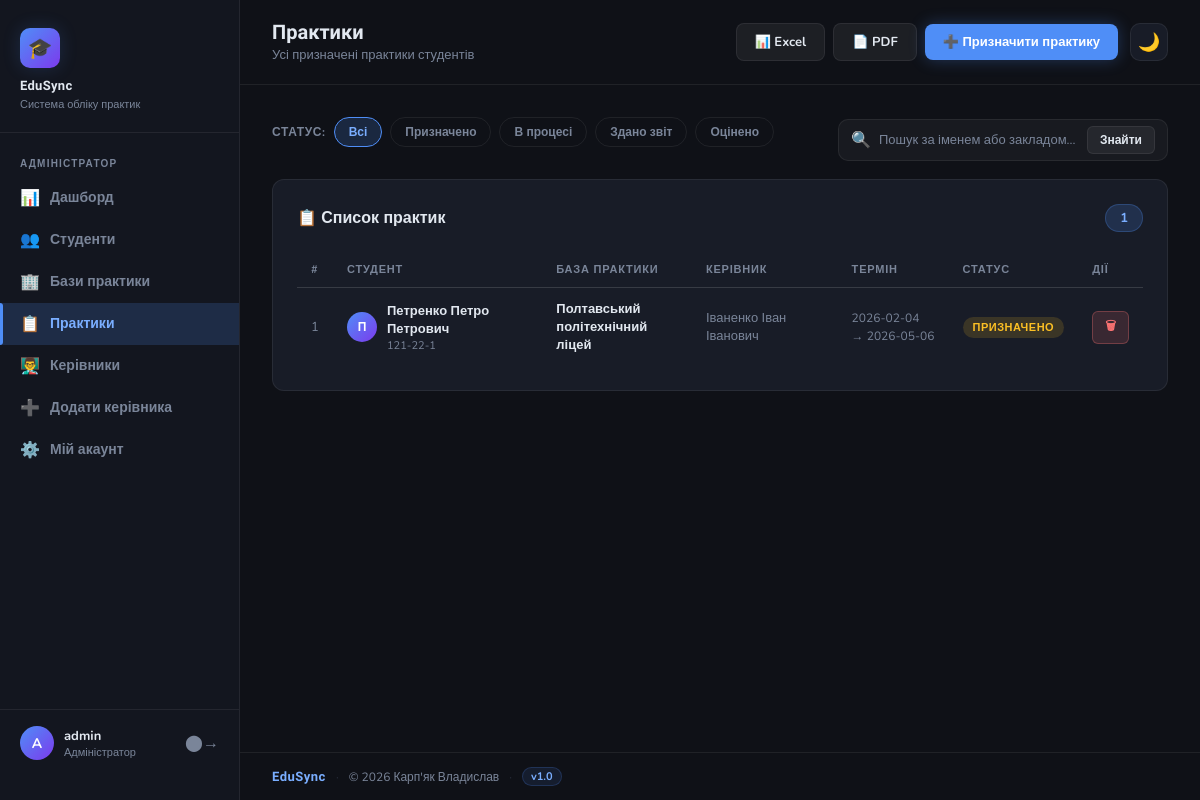
The app's page /admin/practices (signed in), older data.
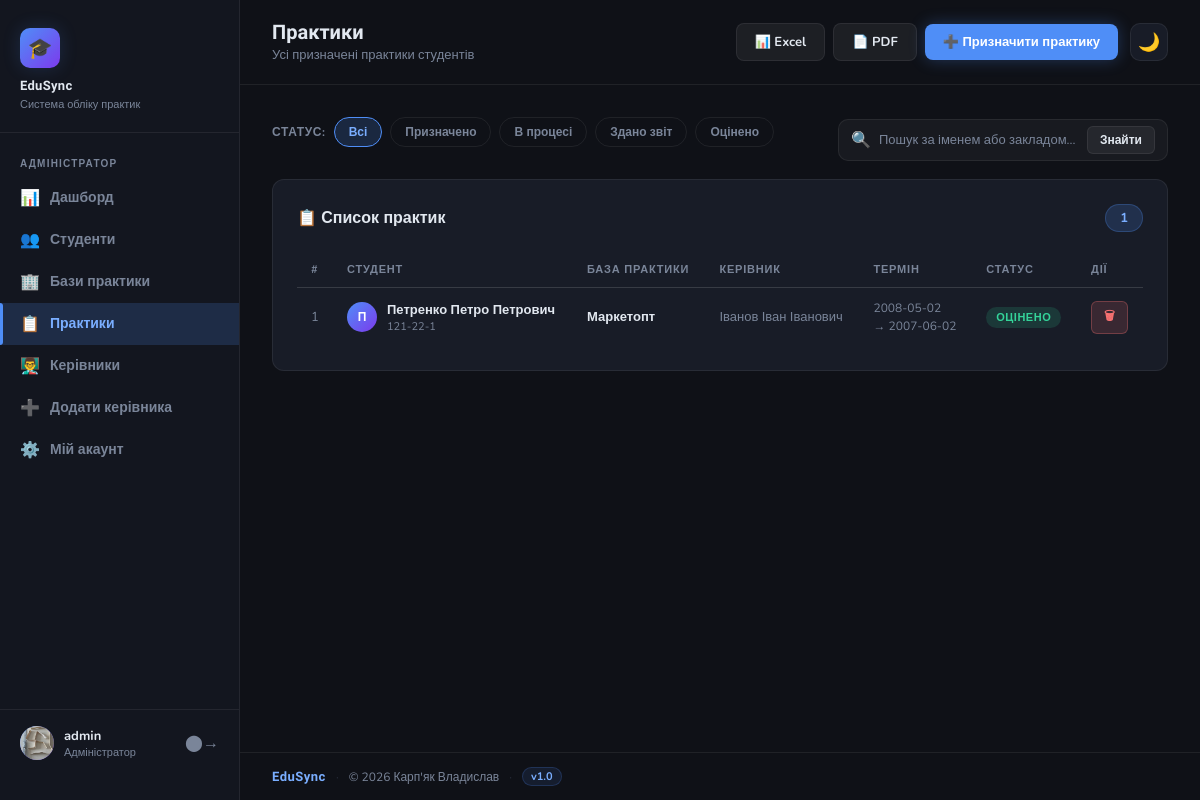
The same page, newer data.
### tables this page shows
CREATE TABLE practices (
            id          INTEGER PRIMARY KEY AUTOINCREMENT,
            student_id  INTEGER NOT NULL,
            company_id  INTEGER NOT NULL,
            teacher_id  INTEGER NOT NULL,
            start_date  DATE NOT NULL,
            end_date    DATE NOT NULL,
            topic       TEXT NOT NULL,
            status      TEXT DEFAULT 'assigned'
                        CHECK(status IN ('assigned', 'in_progress', 'submitted', 'graded')),
            FOREIGN KEY (student_id) REFERENCES students (id) ON DELETE CASCADE,
            FOREIGN KEY (company_id) REFERENCES companies (id) ON DELETE CASCADE,
            FOREIGN KEY (teacher_id) REFERENCES teachers (id) ON DELETE CASCADE
        );

CREATE TABLE companies (
            id              INTEGER PRIMARY KEY AUTOINCREMENT,
            name            TEXT NOT NULL,
            address         TEXT NOT NULL,
            phone           TEXT,
            contact_person  TEXT
        );

CREATE TABLE teachers (
            id          INTEGER PRIMARY KEY AUTOINCREMENT,
            full_name   TEXT NOT NULL,
            user_id     INTEGER UNIQUE NOT NULL,
            FOREIGN KEY (user_id) REFERENCES users (id) ON DELETE CASCADE
        );

CREATE TABLE students (
            id          INTEGER PRIMARY KEY AUTOINCREMENT,
            full_name   TEXT NOT NULL,
            group_name  TEXT NOT NULL,
            user_id     INTEGER UNIQUE NOT NULL,
            FOREIGN KEY (user_id) REFERENCES users (id) ON DELETE CASCADE
        );

### app.py (the view)
@app.route('/admin/practices')
@admin_required
def admin_practices():
    status  = request.args.get('status', '').strip() or None
    search  = request.args.get('q', '').strip()      or None
    practices = get_practices_filtered(status=status, search=search)
    teachers  = get_all_teachers()
    return render_template('admin/practices.html',
                           practices=practices,
                           teachers=teachers,
                           current_status=status or 'all',
                           current_search=search or '')

### auth.py (called while the page is built)
def get_current_user_role():
    return session.get('user_role')

def is_logged_in():
    return 'user_id' in session

def admin_required(f):
    @wraps(f)
    def decorated_function(*args, **kwargs):
        if not is_logged_in():
            flash('Будь ласка, увійдіть у систему.', 'warning')
            return redirect(url_for('login'))
        if get_current_user_role() != 'admin':
            flash('У вас немає доступу до цієї сторінки.', 'danger')
            return redirect(url_for('dashboard'))
        return f(*args, **kwargs)
    return decorated_function

### database.py (called while the page is built)
def get_db_connection():
    conn = sqlite3.connect(DB_NAME)
    conn.execute('PRAGMA foreign_keys = ON')
    conn.row_factory = sqlite3.Row
    return conn

def get_all_teachers():
    conn = get_db_connection()
    teachers = conn.execute(
        'SELECT * FROM teachers ORDER BY full_name'
    ).fetchall()
    conn.close()
    return teachers

### templates/admin/practices.html (shortened to what the changed rows need)
{% extends 'base.html' %}
{% block content %}
<div class="card">
    {% if practices %}
        <div class="table-wrap">
            <table id="practices-table">
                <thead>
                    <tr>
                        <th>#</th>
                        <th>Студент</th>
                        <th>База практики</th>
                        <th>Керівник</th>
                        <th>Термін</th>
                        <th>Статус</th>
                        <th>Дії</th>
                    </tr>
                </thead>
                <tbody>
                    {% for p in practices %}
                    <tr data-status="{{ p.status }}">
                        <td class="row-num">{{ loop.index }}</td>
                        <td>
                            <div class="student-cell">
                                <div class="mini-avatar">{{ p.student_name[0].upper() }}</div>
                                <div>
                                    <div class="s-name">{{ p.student_name }}</div>
                                    <div class="s-group">{{ p.student_group }}</div>
                                </div>
                            </div>
                        </td>
                        <td class="company-cell">{{ p.company_name }}</td>
                        <td class="muted-cell">{{ p.teacher_name }}</td>
                        <td class="date-cell">
                            <div>{{ p.start_date }}</div>
                            <div class="date-end">→ {{ p.end_date }}</div>
                        </td>
                        <td>
                            <span class="badge badge-{{ p.status }}">
                                {% if p.status == 'assigned' %}Призначено
                                {% elif p.status == 'in_progress' %}В процесі
                                {% elif p.status == 'submitted' %}Звіт здано
                                {% elif p.status == 'graded' %}Оцінено
                                {% endif %}
                            </span>
                        </td>
                        <td>
                            <a href="{{ url_for('admin_delete_practice', practice_id=p.id) }}"
                               class="btn btn-danger btn-sm"
                               onclick="return confirm('Видалити практику студента {{ p.student_name }}?')">
                               🗑</a>
                        </td>
                    </tr>
                    {% endfor %}
                </tbody>
            </table>
        </div>
    {% endif %}
</div>
{% endblock %}

Row changes from the older to the newer data that the page shows:
changed practices "Петренко Петро Петрович": company_name "Полтавський політехнічний ліцей" → "Маркетопт"; teacher_name "Іваненко Іван Іванович" → "Іванов Іван Іванович"; start_date "2026-02-04" → "2008-05-02"; end_date "2026-05-06" → "2007-06-02"; status "ПРИЗНАЧЕНО" → "ОЦІНЕНО"
Text that changed along with them:
{{ session.get('user_login', '?')[0].upper() }}: "A" → (not shown)
